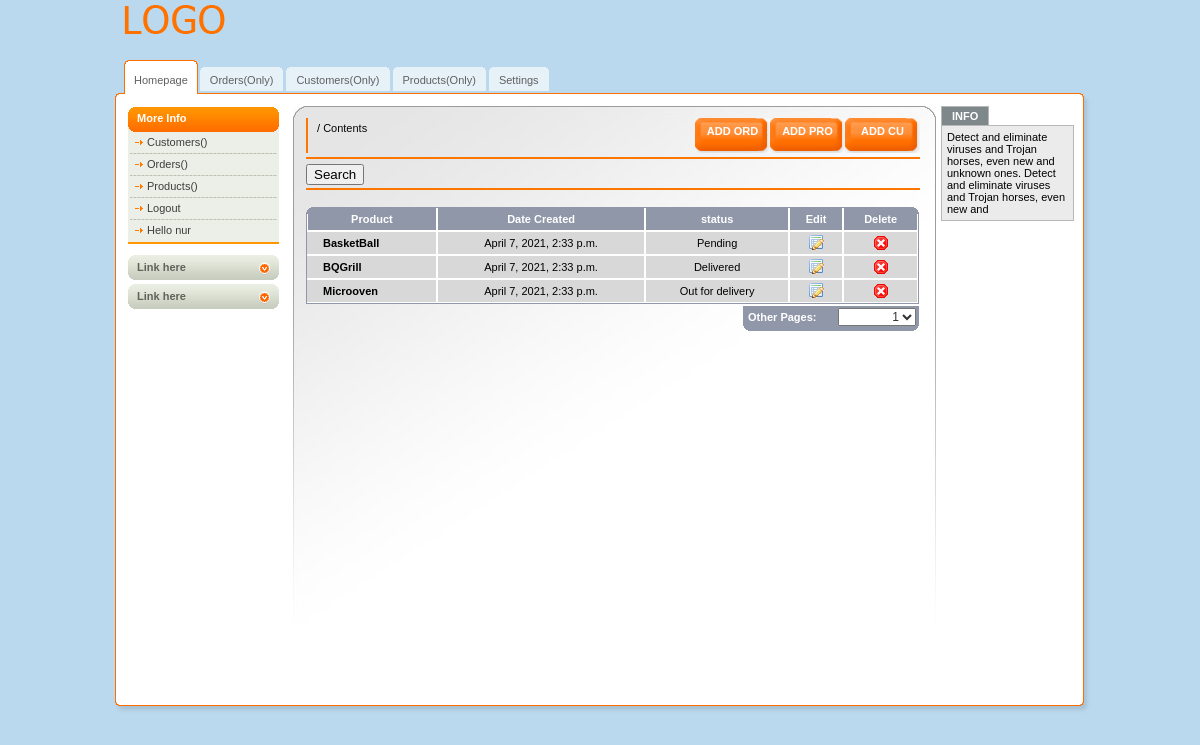
The app's page /user_page/ (signed in) with its own data.
### core/models.py (models this page shows, shortened)
class Order(models.Model):
    STATUS =(
        ('Pending','Pending'),
        ('Delivered','Delivered'),
        ('Out for delivery','Out for delivery')
    )
    customer = models.ForeignKey(Customer,null=True,on_delete=models.CASCADE)
    product = models.ForeignKey(Product,null=True,on_delete=models.CASCADE)
    date_created= models.DateTimeField(auto_now_add=True)
    status = models.CharField(max_length=100,choices=STATUS)
    slug = models.SlugField(blank=True,null=True)

class Product(models.Model):
    CATEGORY =(
        ('Indoor','Indoor'),
        ('Outdoor','Outdoor')
    )
    name= models.CharField(max_length=100)
    price = models.FloatField()
    category = models.CharField(max_length=100,choices=CATEGORY)
    description = models.CharField(max_length=100)
    date_created = models.DateTimeField(auto_now_add=True)
    tags = models.ManyToManyField('Tag')
    def __str__(self):
        return self.name

### core/views.py (the view)
# urls.py: path('user_page/',UserPage,name='user_page'),
def UserPage(request):
    orders = request.user.customer.order_set.all()
    context={'orders':orders}
    return render(request,'user.html',context)

### core/templates/user.html (shortened to what this page needs)
{% extends 'base.html' %}
{% block content %}
{% load static %}
  <div id="middle">
   {% include 'side.html' %}
    <div id="center-column">
      <div class="top-bar"> <a href="#" class=" btn-sm button">Add Cu </a>
      <a href="#" class="button">Add Pro </a>
      <a href="{% url 'add_order'%}" class="button">Add Ord </a>
        <div class="breadcrumbs"><a href="#">{{title}}</a> / <a href="#">Contents</a></div>
      </div>
      <br />
      <form method='GET'>{% csrf_token %}
      <div class="select-bar">
        <label>
        <input type="submit" name="Submit" value="Search" />
        </label>
      </div>
       </form>
      <div class="table"> <img src="img/bg-th-left.gif" width="8" height="7" alt="" class="left" /> <img src="img/bg-th-right.gif" width="7" height="7" alt="" class="right" />
        <table class="listing" cellpadding="0" cellspacing="0">
          <tr>
            <th>Product</th>
            <th>Date Created</th>
            <th>status</th>
            <th>Edit</th>
            <th>Delete</th>
          </tr>
          {% for customer in orders %}
          <tr>
            <td class="first style2">{{customer.product}} </td>
            <td>{{customer.date_created}}</td>
            <td>{{customer.status}}</td>
             <td><img src=" {% static 'img/edit-icon.gif' %}" width="16" height="16" alt="save" /></td>
            <td><img src=" {% static 'img/hr.gif' %}" width="16" height="16" alt="" /></td>
          </tr>
          {% endfor %}
        </table>
        <div class="select"> <strong>Other Pages: </strong>
          <select>
            <option>1</option>
          </select>
        </div>
      </div>
    </div>
            {% endblock content %}

### core/templates/side.html
 <div id="left-column">
      <h3>More Info</h3>
      <ul class="nav">
        <li><a href="#">Customers({{customer_count}})</a></li>
        <li><a href="#">Orders({{order_count}})</a></li>
        <li><a href="#">Products({{product_count}})</a></li>
        {% if request.user.is_authenticated %}
        <li><a href="{% url 'logout' %}">Logout</a></li>
         <li class="last"><a href="#">Hello {{request.user.username}}</a></li>
        {% else %}
        <li><a href="{% url 'login'%}">Login</a></li>
        <li><a href="{% url 'register'%}">Register</a></li>
        {% endif %}
      </ul>
      <a href="#" class="link">Link here</a> <a href="#" class="link">Link here</a>
      </div>

### core/static/css/all.css (style rules this page uses)
body { margin:0; padding:0; background:#BBD9EE; color:#000; font-family:tahoma,arial,sans-serif; font-size:11px; }
form { margin:0; padding:0 }
img { border:none; }
a { color:#060606;text-decoration: none }
input { vertical-align:middle }
input.text, select, textarea { font-family:arial,sans-serif; color:#333; font-size:12px; vertical-align:middle; }
#middle { float:left; width:967px; background:url(../img/bg-middle.gif) repeat-y left; padding:0 13px 0 12px; }
#left-column { float:left; padding:1px 14px 0 12px; width:151px; }
#center-column { float:left; width:614px; background:url(../img/bg-center-column.jpg) no-repeat left top; min-height:584px; padding:12px 16px 0 13px; }
#left-column a { color:#3E3E3E; }
#left-column h3 { font-size:11px; margin:0; color:#fff; background:url(../img/bg-left-header.gif) no-repeat left top; height:25px; line-height:23px; padding:0 0 0 9px; }
ul.nav { margin:0 0 11px 0; border-bottom:2px solid #FF9600; background:#ECEFE7; list-style:none; padding:0 2px; }
ul.nav li { padding:4px 4px 6px 5px; background:url(../img/bg-dotted.gif) repeat-x bottom; }
ul.nav a { padding:0 0 0 12px; background:url(../img/arrow.gif) no-repeat 0 4px; }
ul.nav li.last { background:none; }
#left-column .link { display:block; width:142px; height:25px; background:url(../img/bg-left-link.gif); margin:0 0 4px 0; font-weight:bold; padding:0 0 0 9px; line-height:25px; color:#60635A; }
.top-bar { float:left; width:603px; border-left:2px solid #f70; padding:0 0 0 9px; margin:0 0 4px 0; }
.top-bar a.button { float:right; display:block; width:75px; height:35px; text-align:center; color:#fff; text-transform:uppercase; font-weight:bold; line-height:27px; background:url(../img/bg-orange-button.gif) no-repeat; }
.select-bar { clear:both; border-top:2px solid #f70; border-bottom:2px solid #f70; padding:5px 0 3px 0; margin:0 0 17px 0; }
div.table { float:left; position:relative; width:614px; margin:0 0 37px 0; }
table.listing { border-bottom:1px solid #9097A9; width:613px; padding:0; margin:0; border:1px solid #9097A9; }
table.listing th { border-top:0 !important; }
div.table img.left { position:absolute; top:0; left:0; }
div.table img.right { position:absolute; top:0; right:1px; }
table.listing td, table.listing th { border:1px solid #fff; text-align:center; }
table.listing th { background:#9097A9; color:#fff; padding:5px; }
table.listing td { background:#D8D8D8; color:#000; padding:3px 5px; }
table.listing .first { border-left:0px solid #9097A9;text-align:left; }
table.listing .style2 { font-weight:bold;padding-left:16px; }
div.table .select { float:right; margin:2px 1px 0 0; width:176px; height:25px; background:#9097A9 url(../img/bg-select.gif); color:#fff; }
div.table .select strong { float:left; padding:5px 0 0 5px; }
div.table .select select { float:right; width:78px; margin:2px 3px 0 0; text-align:right; }

### records on screen
Order: product "BasketBall", date_created "April 7, 2021, 2:33 p.m.", status "Pending"
Order: product "BQGrill", date_created "April 7, 2021, 2:33 p.m.", status "Delivered"
Order: product "Microoven", date_created "April 7, 2021, 2:33 p.m.", status "Out for delivery"

### other values on screen
{{ request.user.username }} "nur"
